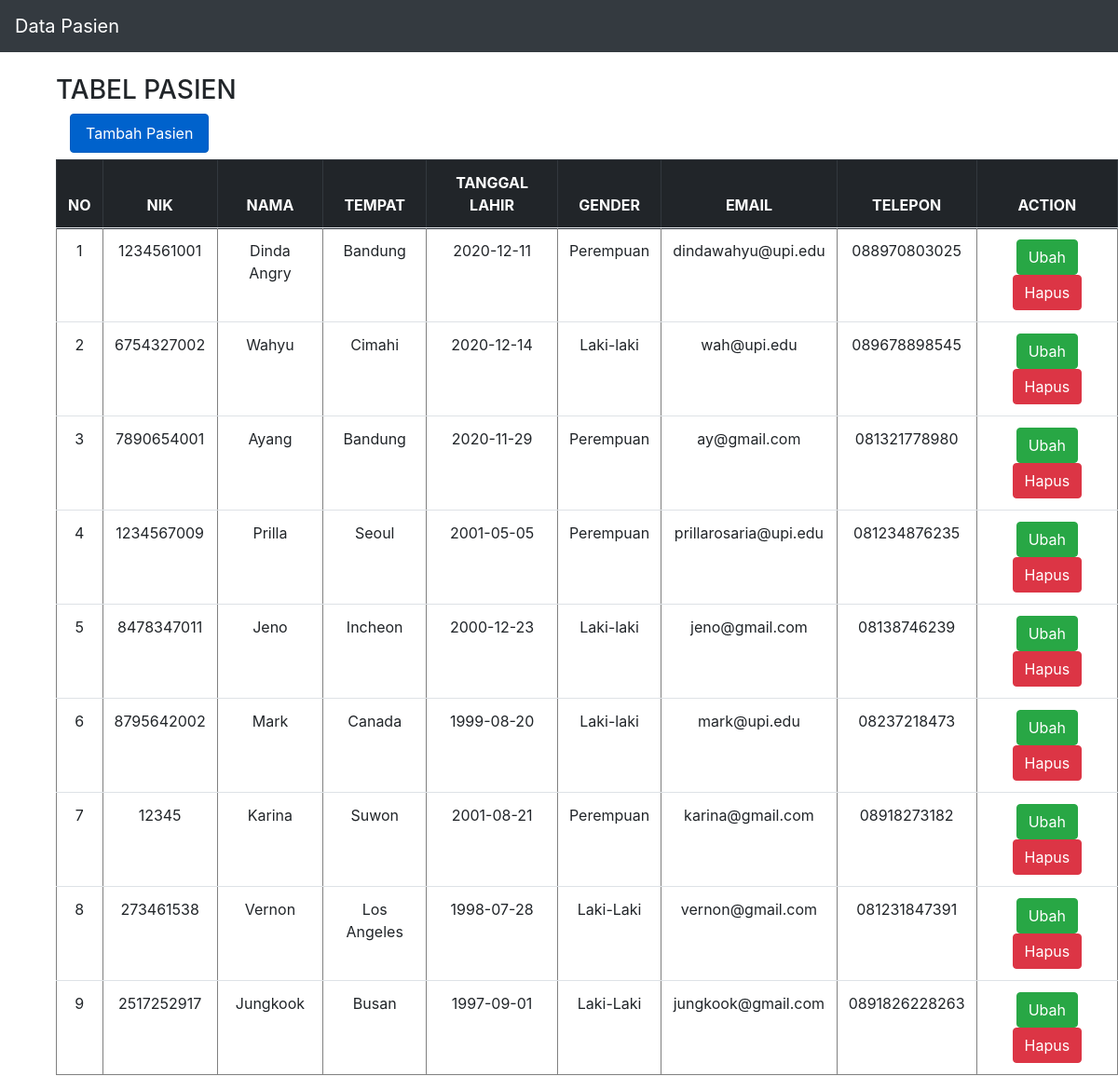
Page /Source_Code/Program/index.php on the committed database.
### tables this page shows
CREATE TABLE `pasien` (
  `id` int(11) NOT NULL,
  `nik` varchar(100) NOT NULL,
  `nama` varchar(100) NOT NULL,
  `tempat` varchar(100) NOT NULL,
  `tl` varchar(100) NOT NULL,
  `gender` varchar(10) NOT NULL,
  `email` varchar(100) NOT NULL,
  `telp` varchar(100) NOT NULL
);

### Source_Code/Program/presenter/ProsesPasien.php (called while the page is built, shortened)
<?php
class ProsesPasien implements KontrakPresenter
{
	private $tabelpasien;
	private $data = [];
	function __construct()
	{
		try {
			$db_host = "localhost";
			$db_user = "root";
			$db_password = "";
			$db_name = "mvp_php";
			$this->tabelpasien = new TabelPasien($db_host, $db_user, $db_password, $db_name);
			$this->data = array();
		} catch (Exception $e) {
			echo "wiw error" . $e->getMessage();
		}
	}
	function prosesDataPasien()
	{
		try {
			$this->tabelpasien->open();
			$this->tabelpasien->getPasien();
			while ($row = $this->tabelpasien->getResult()) {
				$this->data[] = $row;
			}
		} catch (Exception $e) {
			echo "wiw error part 2" . $e->getMessage();
		}
	}
	function getId($i)
	{
		return $this->data[$i]['id'];
	}
	function getNik($i)
	{
		return $this->data[$i]['nik'];
	}
	function getNama($i)
	{
		return $this->data[$i]['nama'];
	}
	function getTempat($i)
	{
		return $this->data[$i]['tempat'];
	}
	function getTl($i)
	{
		return $this->data[$i]['tl'];
	}
	function getGender($i)
	{
		return $this->data[$i]['gender'];
	}
	function getEmail($i)
	{
		return $this->data[$i]['email'];
	}
	function getTelp($i)
	{
		return $this->data[$i]['telp'];
	}
	function getSize()
	{
		return sizeof($this->data);
	}
}

### Source_Code/Program/index.php (called while the page is built, shortened)
<?php
include("model/Template.class.php");
include("model/DB.class.php");
include("view/TampilPasien.php");
$tp = new TampilPasien();
if (isset($_GET['add'])) {
    $data = $tp->formadd();
}
else if (isset($_GET['id'])) {
    $id = $_GET['id'];
    $data = $tp->formedit($id);
}
else {
    $data = $tp->tampil();
}

### Source_Code/Program/model/DB.class.php (called while the page is built, shortened)
<?php
class DB
{
	var $db_host = '';
	var $db_user = '';
	var $db_password = '';
	var $db_name = '';
	var $db_link = '';
	function __construct($db_host = '', $db_user = '', $db_password = '', $db_name = '')
	{
		$this->db_host = $db_host;
		$this->db_user = $db_user;
		$this->db_password = $db_password;
		$this->db_name = $db_name;
	}
	function open()
	{
		$this->db_link = mysqli_connect($this->db_host, $this->db_user, $this->db_password, $this->db_name);
	}
	function execute($query = "")
	{
		$this->result = mysqli_query($this->db_link, $query);
		return $this->result;
	}
}

### Source_Code/Program/model/TabelPasien.class.php (called while the page is built, shortened)
<?php
class TabelPasien extends DB
{
	function getPasien()
	{
		$query = "SELECT * FROM pasien";
		return $this->execute($query);
	}
}

### Source_Code/Program/view/TampilPasien.php (the view, shortened to what this page needs)
<?php
include("presenter/ProsesPasien.php");
class TampilPasien implements KontrakView
{
	private $prosespasien;
	function __construct()
	{
		$this->prosespasien = new ProsesPasien();
	}
	function tampil()
	{
		$this->prosespasien->prosesDataPasien();
		$data = null;
		for ($i = 0; $i < $this->prosespasien->getSize(); $i++) {
			$no = $i + 1;
			$data .= "<tr>
			<td>" . $no . "</td>
			<td>" . $this->prosespasien->getNik($i) . "</td>
			<td>" . $this->prosespasien->getNama($i) . "</td>
			<td>" . $this->prosespasien->getTempat($i) . "</td>
			<td>" . $this->prosespasien->getTl($i) . "</td>
			<td>" . $this->prosespasien->getGender($i) . "</td>
			<td>" . $this->prosespasien->getEmail($i) . "</td>
			<td>" . $this->prosespasien->getTelp($i) . "</td>
			<td>
				<a class='btn btn-success' href='index.php?id=" . $this->prosespasien->getId($i) . "'>Ubah</a>
				<a class='btn btn-danger' href='index.php?hapus=" . $this->prosespasien->getId($i) . "' onclick='return confirm(\"Apakah Anda yakin ingin menghapus data?\")'>Hapus</a>
			</td>
			";
		}
	}
}

### Source_Code/Program/model/Template.class.php (shortened to what this page needs)
<?php
class Template{
	var $content = '';
	function __construct($filename = ''){
		$this->content = implode('', @file($filename));
	}
	function clear(){
		$this->content = preg_replace("/DATA_[A-Z|_|0-9]+/", "", $this->content);
	}
	function write(){
		print $this->content;
	}
	function replace($old = '', $new = ''){
		if(is_int($new)){
			$value = sprintf("%d", $new);
		}elseif(is_float($new)){
			$value = sprintf("%f", $new);
		}elseif(is_array($new)){
			$value = '';
			foreach( $new as $item){
				$value .= $item. '';
			}
		}else{
			$value = $new;
		}
		$this->content = preg_replace("/$old/",  $value, $this->content);
	}
}

### rows in the picture
pasien: no "1", nik "1234561001", nama "Dinda Angry", tempat "Bandung", tl "2020-12-11", gender "Perempuan", email "dindawahyu@upi.edu", telp "088970803025"
pasien: no "2", nik "6754327002", nama "Wahyu", tempat "Cimahi", tl "2020-12-14", gender "Laki-laki", email "wah@upi.edu", telp "089678898545"
pasien: no "3", nik "7890654001", nama "Ayang", tempat "Bandung", tl "2020-11-29", gender "Perempuan", email "ay@gmail.com", telp "081321778980"
pasien: no "4", nik "1234567009", nama "Prilla", tempat "Seoul", tl "2001-05-05", gender "Perempuan", email "prillarosaria@upi.edu", telp "081234876235"
pasien: no "5", nik "8478347011", nama "Jeno", tempat "Incheon", tl "2000-12-23", gender "Laki-laki", email "jeno@gmail.com", telp "08138746239"
pasien: no "6", nik "8795642002", nama "Mark", tempat "Canada", tl "1999-08-20", gender "Laki-laki", email "mark@upi.edu", telp "08237218473"
pasien: no "7", nik "12345", nama "Karina", tempat "Suwon", tl "2001-08-21", gender "Perempuan", email "karina@gmail.com", telp "08918273182"
pasien: no "8", nik "273461538", nama "Vernon", tempat "Los Angeles", tl "1998-07-28", gender "Laki-Laki", email "vernon@gmail.com", telp "081231847391"
pasien: no "9", nik "2517252917", nama "Jungkook", tempat "Busan", tl "1997-09-01", gender "Laki-Laki", email "jungkook@gmail.com", telp "0891826228263"

### other values in the picture
$this->content "Data Pasien TABEL PASIEN Tambah Pasien NO NIK NAMA TEMPAT TANGGAL LAHIR GENDER EMAIL TELEPON ACTION"
